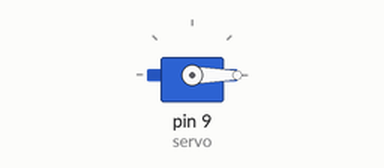
Bench run of a sketch on a simulated Arduino Uno, built with avr-gcc and run on an emulated ATmega328P. On the bench: servo.

Above: at 0.05 s.
Timing chart, 0 to 4.6 s (numbered marks = the images above):
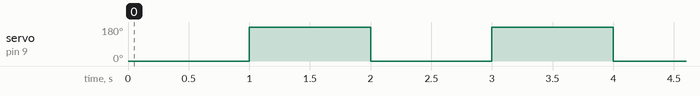

Measured:
- by itself, servo on pin 9 (servo): alternates 180° for 1.0 s and 0° for 1.0 s

The sketch:

servo_test.ino
```cpp
//Servo test

#include <Servo.h>//Include servo library

// Create a servo object
Servo servo;

void setup() {
  // Attach the servo to pin 9
  servo.attach(9);
}

void loop() {
  // Move the servo to the 0-degree position
  servo.write(0);
  delay(1000);

  // Move the servo to the 180-degree position
  servo.write(180);
  delay(1000);
}
```
